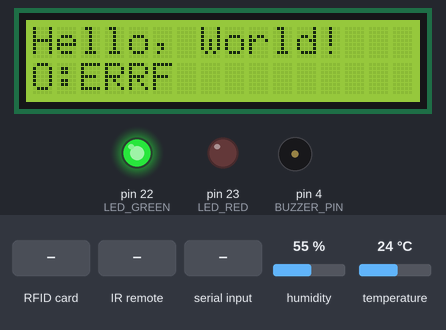
Bench run of a sketch on a simulated Arduino Mega 2560, built with avr-gcc and run on an emulated ATmega2560. On the bench: 16×2 character LCD, output pins drawn as LEDs (lit = HIGH), buzzer (waves = sounding, pin HIGH). Inputs (shaded band) come from the test bench; at power-on: humidity 55 %, temperature 24 °C. Pins used as bus, display or sensor lines are not drawn; what the sketch prints to the serial monitor is not drawn.

Above: at 4.3 s.
4.4 s: RFID card 5E 7A 19 C4 held to the reader
At 4.7 s:
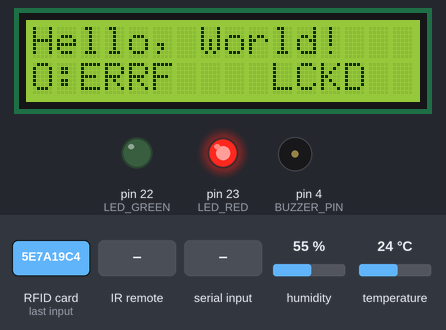
7.6 s: RFID card A3 69 C2 18 held to the reader
At 8.0 s:
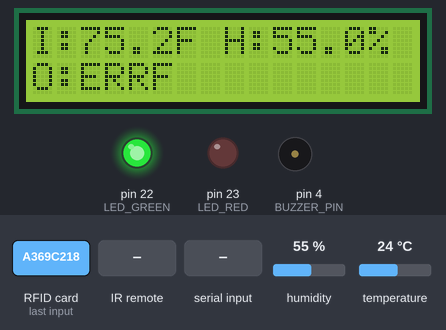
9.1 s: infrared code 0xFFA25D received
At 9.7 s:
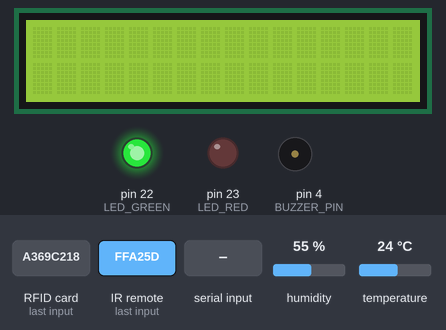
10.6 s: infrared code 0xFFA25D received
At 11.8 s:
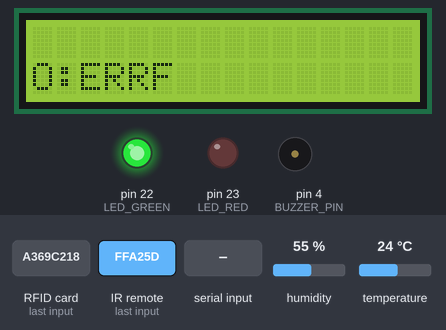
13.7 s: "1\n" received over Serial
At 14.6 s:
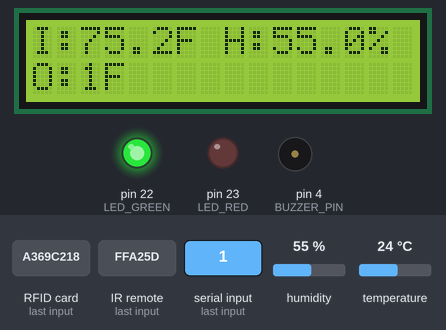
15.2 s: infrared code 0xFFE21D received
At 16.2 s:
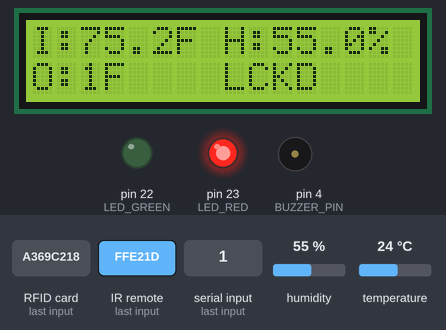
Timing chart, 0 to 17.7 s (numbered marks = the images above; inputs shaded):
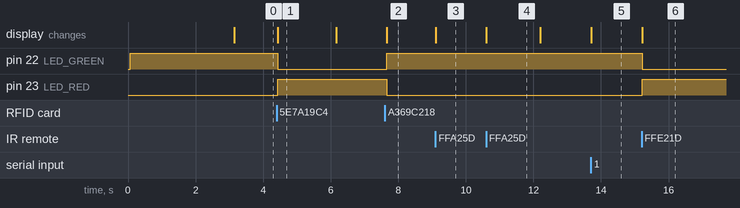

The sketch:

Weather_Bot.ino
```cpp
// include the library code:
#include <LiquidCrystal.h>
#include <dht_nonblocking.h>
#include <TimedAction.h>
#define DHT_SENSOR_TYPE DHT_TYPE_11
#include <IRremote.h>
#include <MFRC522.h>
#include <string.h>

#define LED_GREEN 22
#define LED_RED 23
#define BUZZER_PIN 4

#define IR_RECEIVER 3

// RFID Pins
#define RST_PIN   5     // Configurable, see typical pin layout above
#define SS_PIN    53   // Configurable, see typical pin layout above

// Temp sensor
static const int DHT_SENSOR_PIN = 2;
DHT_nonblocking dht_sensor( DHT_SENSOR_PIN, DHT_SENSOR_TYPE );

// IR sensor
IRrecv irrecv(IR_RECEIVER);
decode_results results;

// LCD display
LiquidCrystal lcd(7, 8, 9, 10, 11, 12);

// RFID
MFRC522 mfrc522(SS_PIN, RST_PIN);
MFRC522::MIFARE_Key key;

// ask for weather data
void get_weather_func() {
  Serial.println("req_weather");
}

void test_func() {
  Serial.println("TEST");
}

// Timed Actions
TimedAction getWeatherAction = TimedAction(300000, get_weather_func);
TimedAction testAction = TimedAction(5000, test_func);


String data = "ERR";
String uid = "";
String temp;
bool runOnce = true;
boolean rfid_state = true;
boolean lock_state = false;
int rfid_toggle = 0;
int awake_time = 0;
int result = -100000;
char awake[5];

void setup() {
  //16x2 LCD
  lcd.begin(16, 2);
  lcd.print("Hello, World!");

  irrecv.enableIRIn();


  pinMode(LED_GREEN, OUTPUT);
  pinMode(LED_RED, OUTPUT);
  pinMode(BUZZER_PIN, OUTPUT);

  digitalWrite(LED_GREEN, HIGH);

  Serial.begin(9600);
  SPI.begin();
  mfrc522.PCD_Init();

  //strcpy(awake, "awake");
  delay(3000);
}

/*
 * Poll for a measurement, keeping the state machine alive.  Returns
 * true if a measurement is available.
 */
static bool measure_environment( float *temperature, float *humidity )
{
  static unsigned long measurement_timestamp = millis( );

  /* Measure once every four seconds. */
  if( millis( ) - measurement_timestamp > 3000ul )
  {
    if( dht_sensor.measure( temperature, humidity ) == true )
    {
      measurement_timestamp = millis( );
      return( true );
    }
  }

  return( false );
}

// get temp from sensor
static int get_temp_f() {
  float temperature;
  float humidity;

  /* Measure temperature and humidity.  If the functions returns
  true, then a measurement is available. */
  if( measure_environment( &temperature, &humidity ) == true ) {
    int temp = (int)(((temperature * 9.0) / 5.0) + 32.0);
    return temp;
  } else {
    return -1000;
  }
}


// RFID

String valid_uid = "a369c218";

void rfid_func() {
  if (mfrc522.PICC_IsNewCardPresent() && mfrc522.PICC_ReadCardSerial() ) {
    Serial.print(F("Card UID:"));
    uid = "";
    String temp = "";
    for (byte i = 0; i < mfrc522.uid.size; i++) {
      //Serial.print(mfrc522.uid.uidByte[i] < 0x10 ? " 0" : " ");
      //Serial.print(mfrc522.uid.uidByte[i], HEX);
      uid.concat(String(mfrc522.uid.uidByte[i], HEX));
      //strcat(uid, temp);
    }
    Serial.print(uid);
    Serial.println();


    if (uid == valid_uid) {
      for(int i=0;i<80;i++)
      {
        digitalWrite(LED_GREEN, HIGH);
        digitalWrite(LED_RED, LOW);
        lock_state = false;

       /*
        servo.write(90);
        digitalWrite(BUZZER_PIN,HIGH);
        delay(1);//wait for 1ms
        digitalWrite(BUZZER_PIN,LOW);
        delay(1);//wait for 1ms
        */
      }
    } else {
      for(int i=0;i<100;i++)
      {

        digitalWrite(LED_RED, HIGH);
        digitalWrite(LED_GREEN, LOW);
        lock_state = true;
        /*
        digitalWrite(BUZZER_PIN,HIGH);
        delay(2);//wait for 2ms
        digitalWrite(BUZZER_PIN,LOW);
        delay(2);//wait for 2ms
        */
      }
    }
    mfrc522.PICC_HaltA();
  } else {
    if (rfid_toggle > 10) {
      rfid_toggle = 0;
    } else {
      rfid_toggle++;
    }
  }
}

TimedAction rfidAction = TimedAction(100, rfid_func);


// IR

// Power button
boolean lcd_status = true;
void power_button() {
  if (!lock_state) {
    if (lcd_status) {
      lcd.clear();
      lcd_status = false;
    } else {
      lcd_status = true;
    }
  }
}

// Lock button
void stop_button() {
  lock_state = true;
  digitalWrite(LED_RED, HIGH);
  digitalWrite(LED_GREEN, LOW);
}

// Refresh button
void refresh_button() {
  if (!lock_state) {
    Serial.println("req_weather");
  }
}


void translateIR() // takes action based on IR code received

// describing Remote IR codes

{
  switch(results.value)

  {
  case 0xFFA25D: Serial.println("POWER"); power_button(); break;
  case 0xFFE21D: Serial.println("FUNC/STOP"); stop_button(); break;
  case 0xFF629D: Serial.println("VOL+"); break;
  case 0xFF22DD: Serial.println("FAST BACK");    break;
  case 0xFF02FD: Serial.println("PAUSE");  refresh_button();  break;
  case 0xFFC23D: Serial.println("FAST FORWARD");   break;
  case 0xFFE01F: Serial.println("DOWN");    break;
  case 0xFFA857: Serial.println("VOL-");    break;
  case 0xFF906F: Serial.println("UP");    break;
  case 0xFF9867: Serial.println("EQ");    break;
  case 0xFFB04F: Serial.println("ST/REPT");    break;
  case 0xFF6897: Serial.println("0");    break;
  case 0xFF30CF: Serial.println("1");    break;
  case 0xFF18E7: Serial.println("2");    break;
  case 0xFF7A85: Serial.println("3");    break;
  case 0xFF10EF: Serial.println("4");    break;
  case 0xFF38C7: Serial.println("5");    break;
  case 0xFF5AA5: Serial.println("6");    break;
  case 0xFF42BD: Serial.println("7");    break;
  case 0xFF4AB5: Serial.println("8");    break;
  case 0xFF52AD: Serial.println("9");    break;
  case 0xFFFFFFFF: Serial.println(" REPEAT");  break;

  default:
    Serial.println(" other button   ");

  }// End Case

} //END translateIR

TimedAction irReadAction = TimedAction(300, translateIR);


void loop() {

  // Initial get weather
  if (runOnce == true) {
    Serial.println("req_weather");
    runOnce = false;
  }


  // IR READ
  if (irrecv.decode(&results)) // have we received an IR signal?
  {
    irReadAction.check();
    irrecv.resume(); // receive the next value
  }

  // READ DATA
  getWeatherAction.check();
  if (Serial.available() > 0) {
    data = Serial.readStringUntil('\n');
  }
  temp = data + "F";

  /*
  char input[5];
  strcpy(input, data.c_str());


  result = strcmp(input, awake);
  lcd.setCursor(0, 0);
  lcd.print(input);
  lcd.print("   ");
  lcd.print(result);
  lcd.print("                  ");

  if (result != 0) {
    temp = data + "F   ";
  } else {
    awake_time = millis();
  }

  if (awake_time - millis() < -50000) {
    temp = "ERROR    ";
  } else {

  }
  */


  // RFID
  if (rfid_state) {
    rfidAction.check();
  }


  float temperature;
  float humidity;

  /* Measure temperature and humidity.  If the functions returns
     true, then a measurement is available. */
  if( measure_environment( &temperature, &humidity ) == true && lcd_status == true)
  {
    //update internal temp when available
    lcd.setCursor(0, 0);
    lcd.print( "I:" );
    lcd.print( (((temperature * 9.0) / 5.0) + 32.0), 1 );
    lcd.print( "F");
    lcd.print (" H:" );
    lcd.print( humidity, 1 );
    lcd.print( "%" );
  }
  if (lcd_status == true) {
    //always update this, data updates on its own
    lcd.setCursor(0, 1);
    lcd.print( "O:");
    lcd.print(temp);
    if (lock_state == true) {
      lcd.print("    LCKD");
    } else {
      lcd.print("        ");
    }
  }
}
```

Measured:
- after the input at 4.4 s, pin 22 (LED_GREEN): HIGH → LOW at once; pin 23 (LED_RED): LOW → HIGH at once; the display: changes at once (image 1)
- after the input at 7.6 s, pin 22 (LED_GREEN): LOW → HIGH after 0.05 s; pin 23 (LED_RED): HIGH → LOW after 0.05 s; the display: changes after 0.05 s (image 2)
- after the input at 9.1 s, the display: changes at once (image 3)
- after the input at 10.6 s, the display: changes at once (image 4)
- after the input at 13.7 s, the display: changes at once (image 5)
- after the input at 15.2 s, pin 22 (LED_GREEN): HIGH → LOW at once; pin 23 (LED_RED): LOW → HIGH at once; the display: changes at once (image 6)
- what the display in image 1 shows lasts 1.8 s, from 4.4 s to 6.2 s
